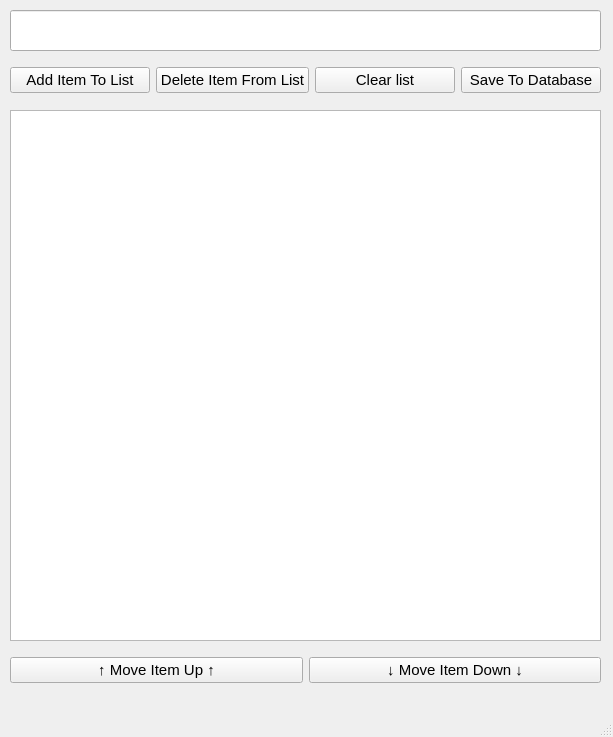
<?xml version="1.0" encoding="UTF-8"?>
<ui version="4.0">
 <class>Title</class>
 <widget class="QMainWindow" name="Title">
  <property name="geometry">
   <rect>
    <x>0</x>
    <y>0</y>
    <width>613</width>
    <height>737</height>
   </rect>
  </property>
  <property name="windowTitle">
   <string>To Do List</string>
  </property>
  <widget class="QWidget" name="centralwidget">
   <widget class="QWidget" name="horizontalLayoutWidget">
    <property name="geometry">
     <rect>
      <x>10</x>
      <y>60</y>
      <width>591</width>
      <height>41</height>
     </rect>
    </property>
    <layout class="QHBoxLayout" name="horizontalLayout">
     <item>
      <widget class="QPushButton" name="add_push_button">
       <property name="font">
        <font>
         <family>MS Shell Dlg 2</family>
         <pointsize>11</pointsize>
        </font>
       </property>
       <property name="text">
        <string>Add Item To List</string>
       </property>
      </widget>
     </item>
     <item>
      <widget class="QPushButton" name="delete_push_button">
       <property name="font">
        <font>
         <pointsize>11</pointsize>
        </font>
       </property>
       <property name="text">
        <string>Delete Item From List</string>
       </property>
      </widget>
     </item>
     <item>
      <widget class="QPushButton" name="clear_push_button">
       <property name="font">
        <font>
         <pointsize>11</pointsize>
        </font>
       </property>
       <property name="text">
        <string>Clear list</string>
       </property>
      </widget>
     </item>
     <item>
      <widget class="QPushButton" name="savedb_push_button">
       <property name="font">
        <font>
         <pointsize>11</pointsize>
        </font>
       </property>
       <property name="text">
        <string>Save To Database</string>
       </property>
      </widget>
     </item>
    </layout>
   </widget>
   <widget class="QLineEdit" name="add_item_lineEdit">
    <property name="geometry">
     <rect>
      <x>10</x>
      <y>10</y>
      <width>591</width>
      <height>41</height>
     </rect>
    </property>
    <property name="font">
     <font>
      <pointsize>16</pointsize>
     </font>
    </property>
    <property name="text">
     <string/>
    </property>
   </widget>
   <widget class="QListWidget" name="mylist_listWidget">
    <property name="geometry">
     <rect>
      <x>10</x>
      <y>110</y>
      <width>591</width>
      <height>531</height>
     </rect>
    </property>
    <property name="font">
     <font>
      <pointsize>16</pointsize>
     </font>
    </property>
   </widget>
   <widget class="QWidget" name="horizontalLayoutWidget_2">
    <property name="geometry">
     <rect>
      <x>10</x>
      <y>650</y>
      <width>591</width>
      <height>41</height>
     </rect>
    </property>
    <layout class="QHBoxLayout" name="horizontalLayout_2">
     <item>
      <widget class="QPushButton" name="move_up_pushButton">
       <property name="font">
        <font>
         <pointsize>11</pointsize>
        </font>
       </property>
       <property name="text">
        <string>↑ Move Item Up ↑</string>
       </property>
      </widget>
     </item>
     <item>
      <widget class="QPushButton" name="move_down_pushButton">
       <property name="font">
        <font>
         <pointsize>11</pointsize>
        </font>
       </property>
       <property name="text">
        <string>↓ Move Item Down ↓</string>
       </property>
      </widget>
     </item>
    </layout>
   </widget>
  </widget>
  <widget class="QStatusBar" name="statusbar"/>
  <widget class="QMenuBar" name="menubar">
   <property name="geometry">
    <rect>
     <x>0</x>
     <y>0</y>
     <width>613</width>
     <height>21</height>
    </rect>
   </property>
  </widget>
  <action name="actionClose">
   <property name="text">
    <string>Close</string>
   </property>
  </action>
 </widget>
 <resources/>
 <connections/>
</ui>
